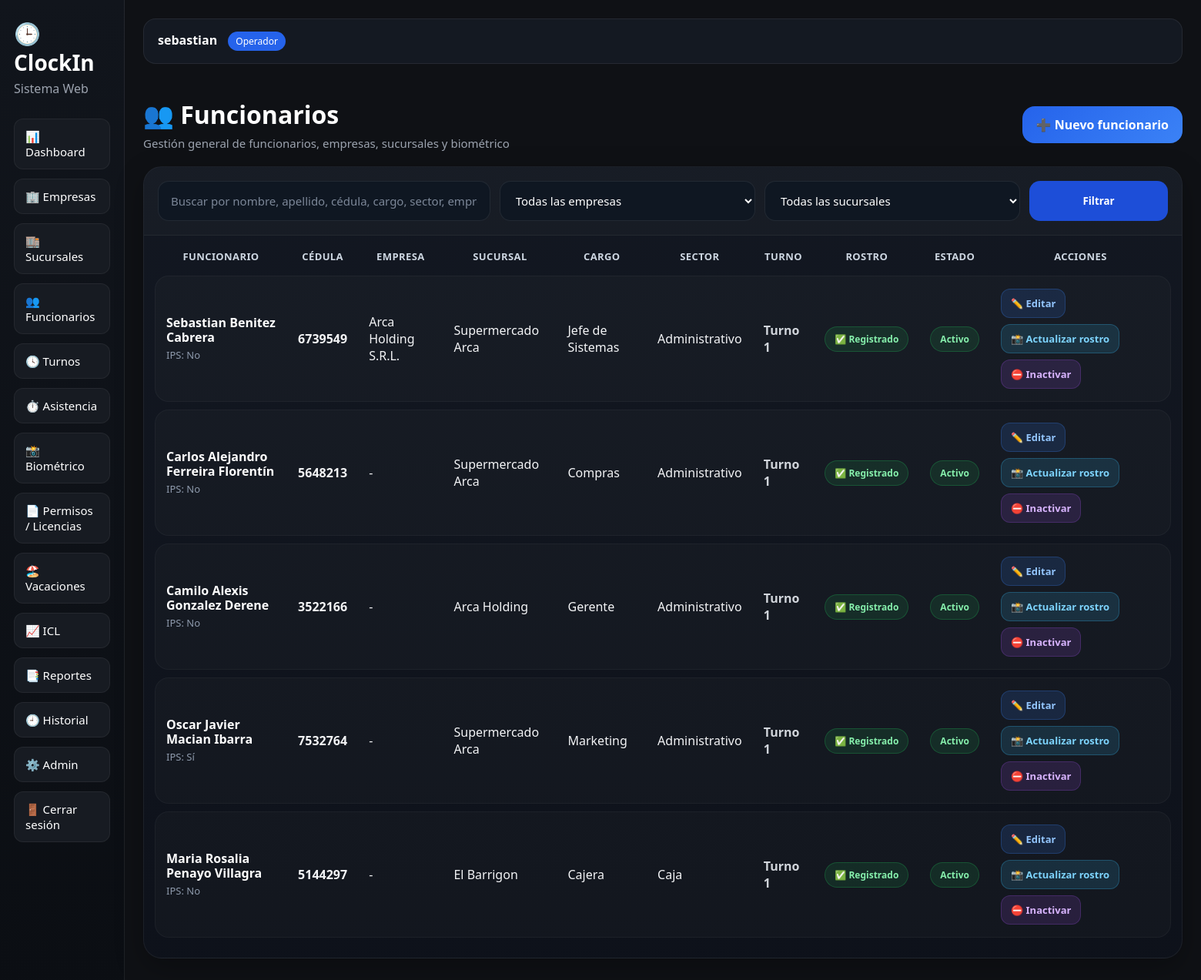
Page /funcionarios/ (signed in) on the committed database.
### usuarios/models.py (models this page shows, shortened)
class Usuario(AbstractUser):
    class Roles(models.TextChoices):
        ADMIN = "admin", "Administrador"
        RRHH = "rrhh", "RRHH"
        SUPERVISOR = "supervisor", "Supervisor"
        OPERADOR = "operador", "Operador"
        FUNCIONARIO = "funcionario", "Funcionario"
    rol = models.CharField(
        max_length=20,
        choices=Roles.choices,
        default=Roles.OPERADOR
    )
    telefono = models.CharField(max_length=30, blank=True, null=True)
    activo = models.BooleanField(default=True)

### core/models.py (models this page shows, shortened)
class Funcionario(models.Model):
    nombre = models.CharField(max_length=100)
    apellido = models.CharField(max_length=100)
    cedula = models.CharField(max_length=30, unique=True)
    face_encoding = models.BinaryField(null=True, blank=True)
    turno = models.ForeignKey(
        Turno,
        on_delete=models.SET_NULL,
        null=True,
        blank=True,
        related_name="funcionarios"
    )
    cargo = models.CharField(max_length=100, blank=True, default="")
    sector = models.CharField(max_length=100, blank=True, default="")
    sucursal = models.CharField(max_length=100, blank=True, default="")
    sucursal_rel = models.ForeignKey(
        Sucursal,
        on_delete=models.SET_NULL,
        null=True,
        blank=True,
        related_name="funcionarios"
    )
    ips = models.BooleanField(default=False)
    salario_base = models.DecimalField(max_digits=12, decimal_places=2, default=0)
    bono = models.DecimalField(max_digits=12, decimal_places=2, default=0)
    fecha_ingreso = models.DateField(null=True, blank=True)
    foto = models.ImageField(upload_to="funcionarios/", null=True, blank=True)
    activo = models.BooleanField(default=True)
    creado_en = models.DateTimeField(auto_now_add=True)
    actualizado_en = models.DateTimeField(auto_now=True)
    class Meta:
        ordering = ["apellido", "nombre"]
    @property
    def empresa(self):
        if self.sucursal_rel and self.sucursal_rel.empresa:
            return self.sucursal_rel.empresa
        return None
    @property
    def empresa_mostrar(self):
        if self.empresa:
            return self.empresa.nombre
        return "-"
    @property
    def sucursal_mostrar(self):
        if self.sucursal_rel:
            return self.sucursal_rel.nombre
        return self.sucursal or "-"

class Sucursal(models.Model):
    empresa = models.ForeignKey(
        Empresa,
        on_delete=models.CASCADE,
        related_name="sucursales"
    )
    nombre = models.CharField(max_length=150)
    direccion = models.CharField(max_length=255, blank=True, default="")
    activo = models.BooleanField(default=True)
    creado_en = models.DateTimeField(auto_now_add=True)
    actualizado_en = models.DateTimeField(auto_now=True)
    class Meta:
        ordering = ["empresa__nombre", "nombre"]
        unique_together = ("empresa", "nombre")

class Empresa(models.Model):
    nombre = models.CharField(max_length=150, unique=True)
    ruc = models.CharField(max_length=30, blank=True, default="")
    activo = models.BooleanField(default=True)
    creado_en = models.DateTimeField(auto_now_add=True)
    actualizado_en = models.DateTimeField(auto_now=True)
    class Meta:
        ordering = ["nombre"]

class Turno(models.Model):
    nombre = models.CharField(max_length=100, unique=True)
    hora_entrada = models.TimeField()
    hora_salida = models.TimeField()
    usa_almuerzo = models.BooleanField(default=False)
    hora_inicio_almuerzo = models.TimeField(null=True, blank=True)
    hora_fin_almuerzo = models.TimeField(null=True, blank=True)
    tolerancia_minutos = models.PositiveIntegerField(default=1)
    activo = models.BooleanField(default=True)
    creado_en = models.DateTimeField(auto_now_add=True)
    actualizado_en = models.DateTimeField(auto_now=True)
    class Meta:
        ordering = ["nombre"]

### core/views.py (the view, shortened to what this page needs)
# urls.py: path("funcionarios/", funcionarios_lista, name="funcionarios_lista"),
@login_required
def funcionarios_lista(request):
    q = request.GET.get("q", "").strip()
    empresa_id = request.GET.get("empresa", "").strip()
    sucursal_id = request.GET.get("sucursal", "").strip()
    funcionarios = Funcionario.objects.select_related(
        "turno",
        "sucursal_rel",
        "sucursal_rel__empresa"
    ).all()
    if empresa_id:
        funcionarios = funcionarios.filter(sucursal_rel__empresa_id=empresa_id)
    if sucursal_id:
        funcionarios = funcionarios.filter(sucursal_rel_id=sucursal_id)
    empresas = Empresa.objects.filter(activo=True).order_by("nombre")
    sucursales = Sucursal.objects.filter(activo=True).order_by("nombre")
    if empresa_id:
        sucursales = sucursales.filter(empresa_id=empresa_id)
    context = {
        "funcionarios": funcionarios.order_by("apellido", "nombre"),
        "q": q,
        "empresas": empresas,
        "sucursales": sucursales,
        "empresa_id": empresa_id,
        "sucursal_id": sucursal_id,
    }
    return render(request, "core/funcionarios_lista.html", context)

### templates/core/funcionarios_lista.html (shortened to what this page needs)
{% extends "base.html" %}
{% block content %}
<div class="container-fluid funcionarios-page">
    <div class="funcionarios-hero">
        <div class="funcionarios-title">
            <h2>👥 Funcionarios</h2>
            <p>Gestión general de funcionarios, empresas, sucursales y biométrico</p>
        </div>
        <a href="{% url 'funcionario_nuevo' %}" class="btn-func-primary">
            ➕ Nuevo funcionario
        </a>
    </div>
    <div class="funcionarios-card">
        <div class="funcionarios-toolbar">
            <form method="get" class="funcionarios-search">
                <input
                    type="text"
                    name="q"
                    value="{{ q }}"
                    placeholder="Buscar por nombre, apellido, cédula, cargo, sector, empresa o sucursal"
                >
                <select name="empresa" id="filtro_empresa">
                    <option value="">Todas las empresas</option>
                </select>
                <select name="sucursal" id="filtro_sucursal">
                    <option value="">Todas las sucursales</option>
                </select>
                <button type="submit" class="btn-search">Filtrar</button>
            </form>
        </div>
        <div class="funcionarios-table-wrap">
            <table class="funcionarios-table">
                <thead>
                    <tr>
                        <th>Funcionario</th>
                        <th>Cédula</th>
                        <th>Empresa</th>
                        <th>Sucursal</th>
                        <th>Cargo</th>
                        <th>Sector</th>
                        <th>Turno</th>
                        <th>Rostro</th>
                        <th>Estado</th>
                        <th>Acciones</th>
                    </tr>
                </thead>
                <tbody>
                    {% for funcionario in funcionarios %}
                    <tr>
                        <td>
                            <div class="funcionario-nombre">
                                <strong>{{ funcionario.nombre }} {{ funcionario.apellido }}</strong>
                                <span class="funcionario-sub">
                                    {% if funcionario.ips %}
                                        IPS: Sí
                                    {% else %}
                                        IPS: No
                                    {% endif %}
                                </span>
                            </div>
                        </td>
                        <td class="dato-secundario">{{ funcionario.cedula }}</td>
                        <td>{{ funcionario.empresa_mostrar }}</td>
                        <td>{{ funcionario.sucursal_mostrar }}</td>
                        <td>{{ funcionario.cargo|default:"-" }}</td>
                        <td>{{ funcionario.sector|default:"-" }}</td>
                        <td>
                            {% if funcionario.turno %}
                                <span class="dato-secundario">{{ funcionario.turno.nombre }}</span>
                            {% else %}
                                -
                            {% endif %}
                        </td>
                        <td>
                            {% if funcionario.face_encoding %}
                                <span class="badge-soft badge-rostro-ok">✅ Registrado</span>
                            {% else %}
                                <span class="badge-soft badge-rostro-pend">⏳ Pendiente</span>
                            {% endif %}
                        </td>
                        <td>
                            {% if funcionario.activo %}
                                <span class="badge-soft badge-activo">Activo</span>
                            {% else %}
                                <span class="badge-soft badge-inactivo">Inactivo</span>
                            {% endif %}
                        </td>
                        <td>
                            <div class="acciones-box">
                                <a href="{% url 'funcionario_editar' funcionario.id %}" class="btn-accion btn-editar">
                                    ✏️ Editar
                                </a>
                                <a href="{% url 'registrar_rostro' funcionario.id %}" class="btn-accion btn-rostro">
                                    {% if funcionario.face_encoding %}
                                        📸 Actualizar rostro
                                    {% else %}
                                        📸 Registrar rostro
                                    {% endif %}
                                </a>
                                <a href="{% url 'funcionario_toggle_activo' funcionario.id %}" class="btn-accion btn-estado">
                                    {% if funcionario.activo %}
                                        ⛔ Inactivar
                                    {% else %}
                                        ✅ Activar
                                    {% endif %}
                                </a>
                            </div>
                        </td>
                    </tr>
                    {% empty %}
                    <tr>
                        <td colspan="10" class="tabla-vacia">
                            No se encontraron funcionarios.
                        </td>
                    </tr>
                    {% endfor %}
                </tbody>
            </table>
        </div>
    </div>
</div>
{% endblock %}

### templates/base.html (shortened to what this page needs)
<!DOCTYPE html>
<html lang="es">
<head>
    <link rel="stylesheet" href="/static/css/styles.css">
</head>
<body>
<div class="layout">
    <aside class="sidebar" id="sidebar">
        <div class="brand">
            <h1>🕒 ClockIn</h1>
            <p>Sistema Web</p>
        </div>
        {% if request.user.is_authenticated %}
        <nav class="menu">
            <a href="{% url 'dashboard' %}">📊 Dashboard</a>
            <a href="{% url 'empresas_lista' %}">🏢 Empresas</a>
            <a href="{% url 'sucursales_lista' %}">🏬 Sucursales</a>
            <a href="{% url 'funcionarios_lista' %}">👥 Funcionarios</a>
            <a href="{% url 'turnos_lista' %}">🕓 Turnos</a>
            <a href="{% url 'asistencia_marcar' %}">⏱️ Asistencia</a>
            <a href="{% url 'biometrico_inicio' %}">📸 Biométrico</a>
            <a href="{% url 'permisos_lista' %}">📄 Permisos / Licencias</a>
            <a href="{% url 'vacaciones_lista' %}">🏖️ Vacaciones</a>
            <a href="{% url 'icl_lista' %}">📈 ICL</a>
            <a href="{% url 'reportes' %}">📑 Reportes</a>
            <a href="{% url 'historial_lista' %}">🕘 Historial</a>
            <a href="/admin/">⚙️ Admin</a>
            <form method="post" action="{% url 'logout' %}">
                <button type="submit" class="logout-btn">🚪 Cerrar sesión</button>
            </form>
        </nav>
        {% endif %}
    </aside>
    <main class="content">
        <header class="topbar">
            {% if request.user.is_authenticated %}
                <div>
                    <strong>{{ request.user.get_full_name|default:request.user.username }}</strong>
                    <span class="role-badge">{{ request.user.get_rol_display }}</span>
                </div>
            {% endif %}
        </header>
        <section class="page">
            {% block content %}{% endblock %}
        </section>
    </main>
</div>
</body>
</html>

### static/css/styles.css (style rules this page uses)
* { box-sizing: border-box; margin: 0; padding: 0; font-family: "Segoe UI", Arial, sans-serif; }
body { background: #0f1115; color: #ffffff; }
.layout { display: flex; min-height: 100vh; }
.sidebar { width: 260px; background: linear-gradient(180deg, #11151c 0%, #0b0e13 100%); border-right: 1px solid rgba(255,255,255,0.08); padding: 24px 18px; }
.brand h1 { font-size: 28px; margin-bottom: 4px; }
.brand p { color: #9ca3af; margin-bottom: 28px; }
.menu { display: flex; flex-direction: column; gap: 12px; }
.menu a, .logout-btn { text-decoration: none; color: #ffffff; background: #171b22; padding: 12px 14px; border-radius: 12px; border: 1px solid rgba(255,255,255,0.06); transition: 0.2s ease; display: block; width: 100%; text-align: left; cursor: pointer; font-size: 15px; }
.content { flex: 1; padding: 24px; }
.topbar { background: #141922; border: 1px solid rgba(255,255,255,0.07); border-radius: 16px; padding: 16px 18px; margin-bottom: 20px; display: flex; justify-content: space-between; align-items: center; }
.role-badge { display: inline-block; margin-left: 10px; background: #2563eb; color: white; padding: 4px 10px; border-radius: 999px; font-size: 12px; }
.btn-search { min-width: 120px; }
.sidebar { transition: all 0.3s ease; }

### rows in the picture
Usuario: user.get_full_name "sebastian", user.rol "Operador"
Funcionario: nombre "Sebastian", apellido "Benitez Cabrera", ips "IPS: No", cedula "6739549", empresa_mostrar "Arca Holding S.R.L.", sucursal_mostrar "Supermercado Arca", cargo "Jefe de Sistemas", sector "Administrativo", turno.nombre "Turno 1", shows "✅ Registrado", activo "Activo", shows "📸 Actualizar rostro"
Funcionario: nombre "Carlos Alejandro", apellido "Ferreira Florentín", ips "IPS: No", cedula "5648213", empresa_mostrar "-", sucursal_mostrar "Supermercado Arca", cargo "Compras", sector "Administrativo", turno.nombre "Turno 1", shows "✅ Registrado", activo "Activo", shows "📸 Actualizar rostro"
Funcionario: nombre "Camilo Alexis", apellido "Gonzalez Derene", ips "IPS: No", cedula "3522166", empresa_mostrar "-", sucursal_mostrar "Arca Holding", cargo "Gerente", sector "Administrativo", turno.nombre "Turno 1", shows "✅ Registrado", activo "Activo", shows "📸 Actualizar rostro"
Funcionario: nombre "Oscar Javier", apellido "Macian Ibarra", ips "IPS: Sí", cedula "7532764", empresa_mostrar "-", sucursal_mostrar "Supermercado Arca", cargo "Marketing", sector "Administrativo", turno.nombre "Turno 1", shows "✅ Registrado", activo "Activo", shows "📸 Actualizar rostro"
Funcionario: nombre "Maria Rosalia", apellido "Penayo Villagra", ips "IPS: No", cedula "5144297", empresa_mostrar "-", sucursal_mostrar "El Barrigon", cargo "Cajera", sector "Caja", turno.nombre "Turno 1", shows "✅ Registrado", activo "Activo", shows "📸 Actualizar rostro"
